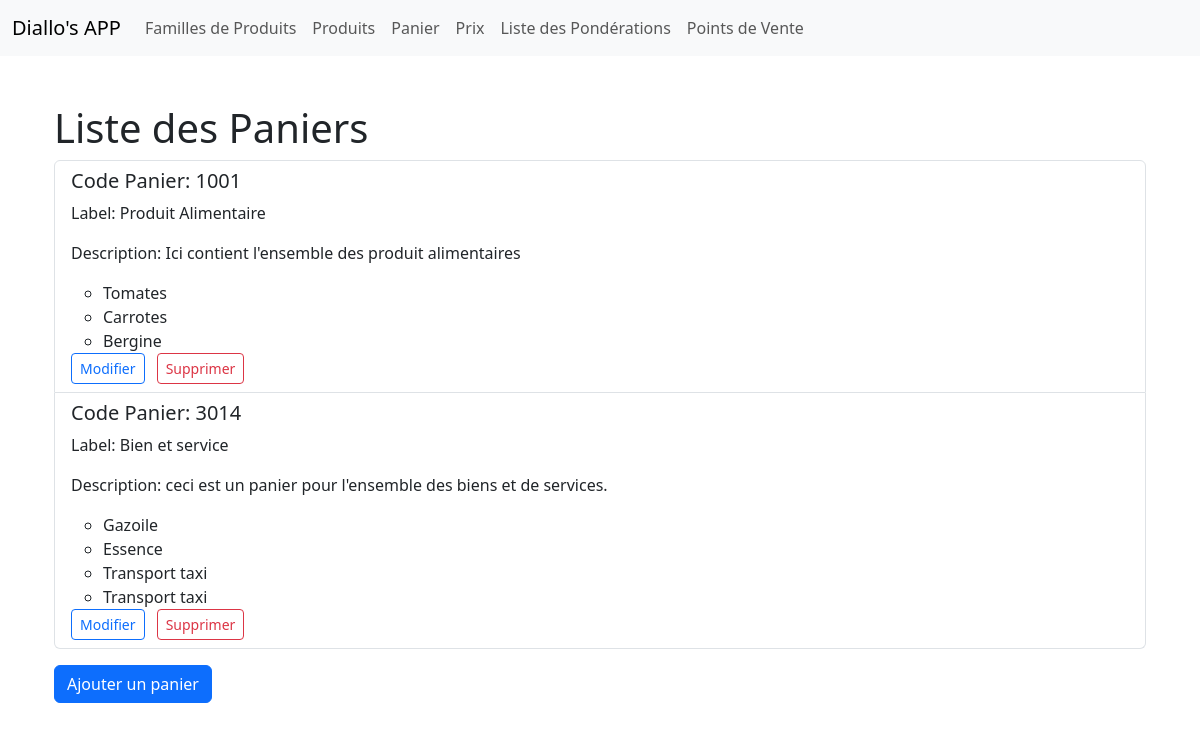
Screenshot of /paniers/ with the database file from the repository.
### gestion_produits/models.py (models this page shows, shortened)
class Panier(models.Model):
    DEFAULT_CODE_PANIER = 'DEFAULT_CODE_PANIER'
    DEFAULT_LABEL = 'DEFAULT_LABEL'
    DEFAULT_DESCRIPTION = 'DEFAULT_DESCRIPTION'
    code_panier = models.CharField(max_length=100, default=DEFAULT_CODE_PANIER)
    label = models.CharField(max_length=100, default=DEFAULT_LABEL)
    description = models.TextField(default=DEFAULT_DESCRIPTION)
    products = models.ManyToManyField(Product, through='Ponderation')

class Product(models.Model):
    DEFAULT_CODE = 'DEFAULT_CODE'
    DEFAULT_NAME = 'DEFAULT_NAME'
    DEFAULT_DESCRIPTION = 'DEFAULT_DESCRIPTION'
    code_name = models.CharField(max_length=100, default=DEFAULT_CODE)
    name = models.CharField(max_length=100, default=DEFAULT_NAME)
    description = models.TextField(default=DEFAULT_DESCRIPTION)
    family = models.ForeignKey(Family, on_delete=models.CASCADE)

### gestion_produits/views.py (the view)
# urls.py: path('paniers/', views.panier_list, name='panier_list'),
def panier_list(request):
    paniers = Panier.objects.all()
    return render(request, 'panier_list.html', {'paniers': paniers})

### gestion_produits/templates/panier_list.html (shortened to what this page needs)
{% extends 'base.html' %}
{% block content %}
<div class="container mt-5">
    <h1>Liste des Paniers</h1>
    <ul class="list-group">
        {% for panier in paniers %}
            <li class="list-group-item">
                <h5>Code Panier: {{ panier.code_panier }}</h5>
                <p>Label: {{ panier.label }}</p>
                <p>Description: {{ panier.description }}</p>
                <ul>
                    {% for product in panier.products.all %}
                        <li>{{ product.name }}</li>
                    {% empty %}
                        <li>Aucun produit sélectionné pour ce panier.</li>
                    {% endfor %}
                </ul>
                <a href="{% url 'panier_edit' pk=panier.pk %}" class="btn btn-sm btn-outline-primary me-2">Modifier</a>
                <a href="{% url 'panier_delete' pk=panier.pk %}" class="btn btn-sm btn-outline-danger">Supprimer</a>
            </li>
        {% empty %}
            <li class="list-group-item">Aucun panier disponible pour le moment.</li>
        {% endfor %}
    </ul>
    <a href="{% url 'panier_add' %}" class="btn btn-primary mt-3">Ajouter un panier</a>
</div>
{% endblock %}

### rows the page displays
Panier: code_panier "1001", label "Produit Alimentaire", description "Ici contient l'ensemble des produit alimentaires"
Product: name "Tomates"
Product: name "Carrotes"
Product: name "Bergine"
Panier: code_panier "3014", label "Bien et service", description "ceci est un panier pour l'ensemble des biens et de services."
Product: name "Gazoile"
Product: name "Essence"
Product: name "Transport taxi"
